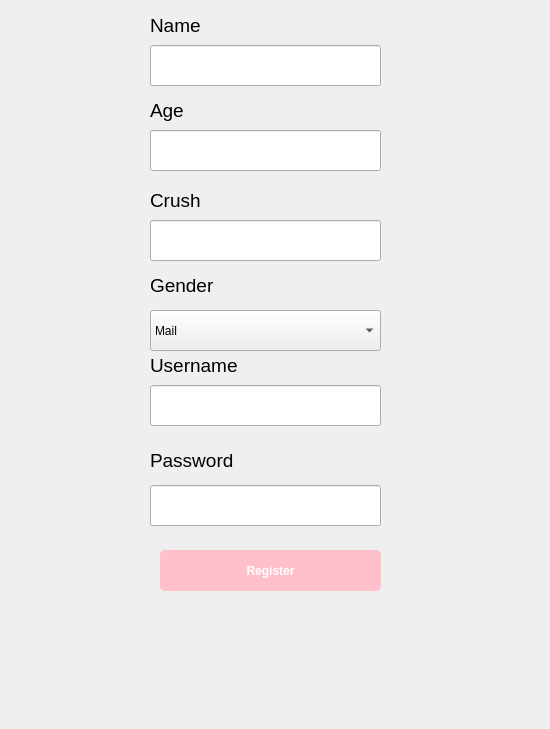
<?xml version="1.0" encoding="UTF-8"?>
<ui version="4.0">
 <class>Form</class>
 <widget class="QWidget" name="Form">
  <property name="geometry">
   <rect>
    <x>0</x>
    <y>0</y>
    <width>550</width>
    <height>729</height>
   </rect>
  </property>
  <property name="windowTitle">
   <string>Form</string>
  </property>
  <widget class="QPushButton" name="registerBtn">
   <property name="geometry">
    <rect>
     <x>160</x>
     <y>550</y>
     <width>221</width>
     <height>41</height>
    </rect>
   </property>
   <property name="styleSheet">
    <string notr="true">background-color:pink;
border-radius: 5px;
box-shadow: 5px;
font-size: 12px;
color:white;
font-weight: bold;</string>
   </property>
   <property name="text">
    <string>Register</string>
   </property>
  </widget>
  <widget class="QLineEdit" name="password">
   <property name="geometry">
    <rect>
     <x>150</x>
     <y>485</y>
     <width>231</width>
     <height>41</height>
    </rect>
   </property>
  </widget>
  <widget class="QLabel" name="label_3">
   <property name="geometry">
    <rect>
     <x>150</x>
     <y>445</y>
     <width>141</width>
     <height>31</height>
    </rect>
   </property>
   <property name="font">
    <font>
     <pointsize>14</pointsize>
    </font>
   </property>
   <property name="styleSheet">
    <string notr="true"/>
   </property>
   <property name="text">
    <string>Password</string>
   </property>
  </widget>
  <widget class="QLineEdit" name="username">
   <property name="geometry">
    <rect>
     <x>150</x>
     <y>385</y>
     <width>231</width>
     <height>41</height>
    </rect>
   </property>
  </widget>
  <widget class="QLabel" name="label">
   <property name="geometry">
    <rect>
     <x>150</x>
     <y>350</y>
     <width>141</width>
     <height>31</height>
    </rect>
   </property>
   <property name="font">
    <font>
     <pointsize>14</pointsize>
    </font>
   </property>
   <property name="styleSheet">
    <string notr="true"/>
   </property>
   <property name="text">
    <string>Username</string>
   </property>
  </widget>
  <widget class="QLineEdit" name="name">
   <property name="geometry">
    <rect>
     <x>150</x>
     <y>45</y>
     <width>231</width>
     <height>41</height>
    </rect>
   </property>
   <property name="text">
    <string/>
   </property>
  </widget>
  <widget class="QLabel" name="label_2">
   <property name="geometry">
    <rect>
     <x>150</x>
     <y>10</y>
     <width>141</width>
     <height>31</height>
    </rect>
   </property>
   <property name="font">
    <font>
     <pointsize>14</pointsize>
    </font>
   </property>
   <property name="styleSheet">
    <string notr="true"/>
   </property>
   <property name="text">
    <string>Name</string>
   </property>
  </widget>
  <widget class="QLabel" name="label_4">
   <property name="geometry">
    <rect>
     <x>150</x>
     <y>95</y>
     <width>141</width>
     <height>31</height>
    </rect>
   </property>
   <property name="font">
    <font>
     <pointsize>14</pointsize>
    </font>
   </property>
   <property name="styleSheet">
    <string notr="true"/>
   </property>
   <property name="text">
    <string>Age</string>
   </property>
  </widget>
  <widget class="QLineEdit" name="age">
   <property name="geometry">
    <rect>
     <x>150</x>
     <y>130</y>
     <width>231</width>
     <height>41</height>
    </rect>
   </property>
   <property name="text">
    <string/>
   </property>
  </widget>
  <widget class="QLabel" name="label_5">
   <property name="geometry">
    <rect>
     <x>150</x>
     <y>185</y>
     <width>141</width>
     <height>31</height>
    </rect>
   </property>
   <property name="font">
    <font>
     <pointsize>14</pointsize>
    </font>
   </property>
   <property name="styleSheet">
    <string notr="true"/>
   </property>
   <property name="text">
    <string>Crush</string>
   </property>
  </widget>
  <widget class="QLineEdit" name="crush">
   <property name="geometry">
    <rect>
     <x>150</x>
     <y>220</y>
     <width>231</width>
     <height>41</height>
    </rect>
   </property>
   <property name="text">
    <string/>
   </property>
  </widget>
  <widget class="QLabel" name="label_6">
   <property name="geometry">
    <rect>
     <x>150</x>
     <y>270</y>
     <width>141</width>
     <height>31</height>
    </rect>
   </property>
   <property name="font">
    <font>
     <pointsize>14</pointsize>
    </font>
   </property>
   <property name="styleSheet">
    <string notr="true"/>
   </property>
   <property name="text">
    <string>Gender</string>
   </property>
  </widget>
  <widget class="QComboBox" name="gender">
   <property name="geometry">
    <rect>
     <x>150</x>
     <y>310</y>
     <width>231</width>
     <height>41</height>
    </rect>
   </property>
   <item>
    <property name="text">
     <string>Mail</string>
    </property>
   </item>
   <item>
    <property name="text">
     <string>Femail</string>
    </property>
   </item>
   <item>
    <property name="text">
     <string>Gemail</string>
    </property>
   </item>
  </widget>
 </widget>
 <resources/>
 <connections/>
</ui>
